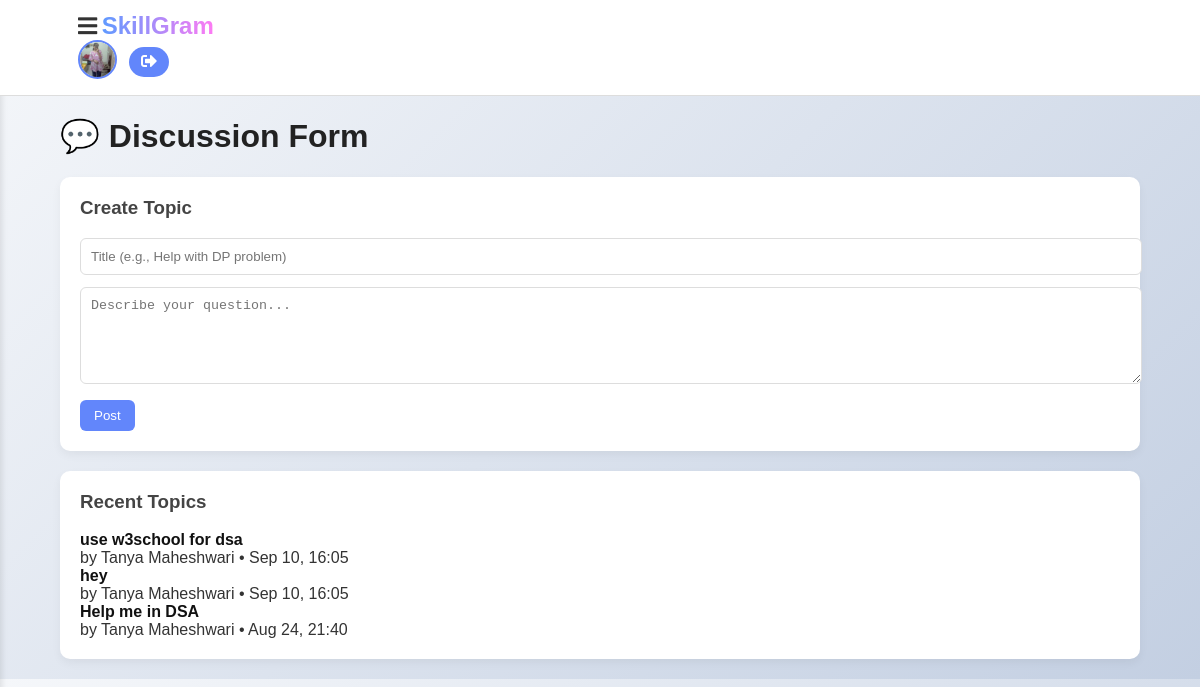
The page /discussion.php (signed in) on the database its author committed.
### tables this page shows
CREATE TABLE IF NOT EXISTS `users` (
  `id` int NOT NULL AUTO_INCREMENT,
  `name` varchar(100) NOT NULL,
  `email` varchar(100) NOT NULL,
  `password` varchar(255) NOT NULL,
  `created_at` timestamp NULL DEFAULT CURRENT_TIMESTAMP,
  `profile_pic` varchar(255) DEFAULT 'default.jpg',
  `bio` varchar(255) DEFAULT 0xF09F8CB8204254656368204353452053747564656E74207C20F09F9A80204C6561726E696E672057656220446576207C20F09F92A12053686172696E67206461696C792070726F6772657373,
  `xp` int DEFAULT '0',
  `streak` int DEFAULT '0',
  `problems_solved` int DEFAULT '0',
  `last_login` date DEFAULT NULL,
  PRIMARY KEY (`id`),
  UNIQUE KEY `email` (`email`)
);

CREATE TABLE IF NOT EXISTS `discussions` (
  `id` int NOT NULL AUTO_INCREMENT,
  `user_id` int NOT NULL,
  `title` varchar(255) NOT NULL,
  `body` text,
  `created_at` datetime DEFAULT CURRENT_TIMESTAMP,
  PRIMARY KEY (`id`),
  KEY `idx_disc_user` (`user_id`)
);

### discussion.php (the view, shortened to what this page needs)
<!DOCTYPE html>
<html lang="en">
<head>
<link rel="stylesheet" href="css/style.css">
<link rel="stylesheet" href="https://cdnjs.cloudflare.com/ajax/libs/font-awesome/5.15.4/css/all.css">
</head>
<body>
<?php include 'navbar.php'; ?>
<main class="page container">
  <h1>💬 Discussion Form</h1>
  <div class="flex grid-2">
    <div class="card">
      <h3>Create Topic</h3>
      <form method="post">
        <input name="title" placeholder="Title (e.g., Help with DP problem)" required>
        <textarea name="body" placeholder="Describe your question..." rows="5"></textarea>
        <button class="btn">Post</button>
      </form>
    </div>
    <div class="card">
      <h3>Recent Topics</h3>
      <?php
      $sql = "SELECT d.id, d.title, d.created_at, u.name
              FROM discussions d
              JOIN users u ON d.user_id = u.id
              ORDER BY d.created_at DESC LIMIT 10";
      $result = $conn->query($sql);
      if ($result->num_rows > 0) {
          while($t = $result->fetch_assoc()): ?>
            <div class="topic">
              <a href="discussion_view.php?id=<?= $t['id'] ?>" style="text-decoration:none;color:#111">
                <b><?= htmlspecialchars($t['title']) ?></b>
              </a>
              <div class="small">by <?= htmlspecialchars($t['name']) ?> • <?= date("M d, H:i", strtotime($t['created_at'])) ?></div>
            </div>
      <?php endwhile;
      } else {
          echo "<p>No topics yet. Be the first!</p>";
      }
      ?>
    </div>
  </div>
</main>
</body>
</html>

### navbar.php (shortened to what this page needs)
<?php
include 'db.php';
$user_id = $_SESSION['user_id'];
$stmt = $conn->prepare("SELECT name, profile_pic FROM users WHERE id=?");
$stmt->bind_param("i", $user_id);
$stmt->execute();
$stmt->bind_result($user_name, $user_pic);
?>
<header>
    <nav class="navbar">
        <div class="container">
            <b class="menu-toggle" onclick="toggleSidebar()"><i class="fas fa-bars"></i></b>
            <b style="font-size:24px;" class="gradient-text">SkillGram</b>
            <div class="nav-right">
                <a href="profile.php">
                    <img src="uploads/<?php echo htmlspecialchars($user_pic ?: 'default.png'); ?>"
                         alt="User Avatar" class="avatar">
                </a>
                <a href="logout.php" class="logout-btn"><i class="fas fa-sign-out-alt"></i></a>
            </div>
        </div>
    </nav>
</header>

### css/style.css (style rules this page uses)
body { font-family: 'Poppins', sans-serif; background: linear-gradient(135deg, #f5f7fa, #c3cfe2); margin: 0; padding: 0; color: #333; }
.container { width: 90%; max-width: 1200px; margin: auto; }
h1, h2, h3, h4 { font-weight: 600; color: #222; }
.navbar { background: #fff; padding: 12px 20px; display: flex; justify-content: space-between; align-items: center; border-bottom: 1px solid #ddd; position: sticky; top: 0; z-index: 1000; }
.gradient-text { background: linear-gradient(to right, #5f9aff, #6286fbff); background-clip: text; -webkit-text-fill-color: transparent; font-weight: bold; }
.avatar { width: 35px; height: 35px; border-radius: 50%; border: 2px solid #6286fbff; }
.logout-btn { background: #6286fbff; color: #fff !important; padding: 6px 12px; border-radius: 20px; transition: background 0.3s; }
.menu-toggle { cursor: pointer; font-size: 22px; }
.card { background: #fff; border-radius: 10px; box-shadow: 0 4px 10px rgba(0,0,0,0.05); padding: 20px; margin-bottom: 20px; }
.card h3 { margin-top: 0; color: #444; }
.btn { display: inline-block; padding: 8px 14px; border-radius: 6px; background: #6286fbff; color: #fff; text-decoration: none; transition: 0.3s; }
.grid-2 { grid-template-columns: repeat(2, 1fr); }
form input, form textarea, form select { width: 100%; padding: 10px; border: 1px solid #ddd; border-radius: 6px; margin-bottom: 12px; }
form button { background: #6286fbff; color: #fff; border: none; padding: 10px 16px; border-radius: 6px; cursor: pointer; }

### navbar.php (style rules this page uses)
.navbar { background: #fff; padding: 12px 20px; display: flex; justify-content: space-between; align-items: center; border-bottom: 1px solid #ddd; position: sticky; top: 0; z-index: 1000; }
.gradient-text { font-size: 30px; font-weight: bold; background: linear-gradient(to right, #5f9aff, #fe7bf3); background-clip: text; -webkit-text-fill-color: transparent; }
.nav-right { display: flex; align-items: center; gap: 12px; }
.avatar { width: 35px; height: 35px; border-radius: 50%; border: 2px solid #6286fbff; }
.logout-btn { background: #6286fbff; color: #fff !important; padding: 6px 12px; border-radius: 20px; transition: background 0.3s; }
.menu-toggle { cursor: pointer; font-size: 22px; }

### rows shown on the page
users: profile_pic (picture)
discussions: title "use w3school for dsa", user.name "Tanya Maheshwari", created_at "Sep 10, 16:05"
discussions: title "hey", user.name "Tanya Maheshwari", created_at "Sep 10, 16:05"
discussions: title "Help me in DSA", user.name "Tanya Maheshwari", created_at "Aug 24, 21:40"
